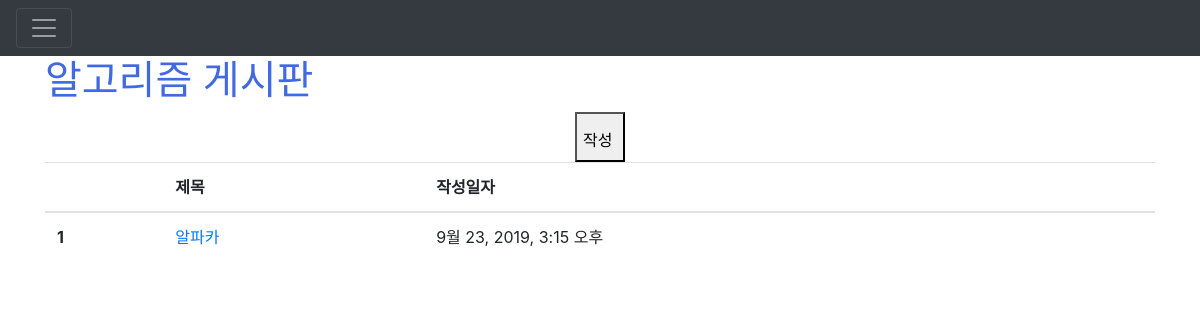
The page /articles/ on the database as committed earlier.
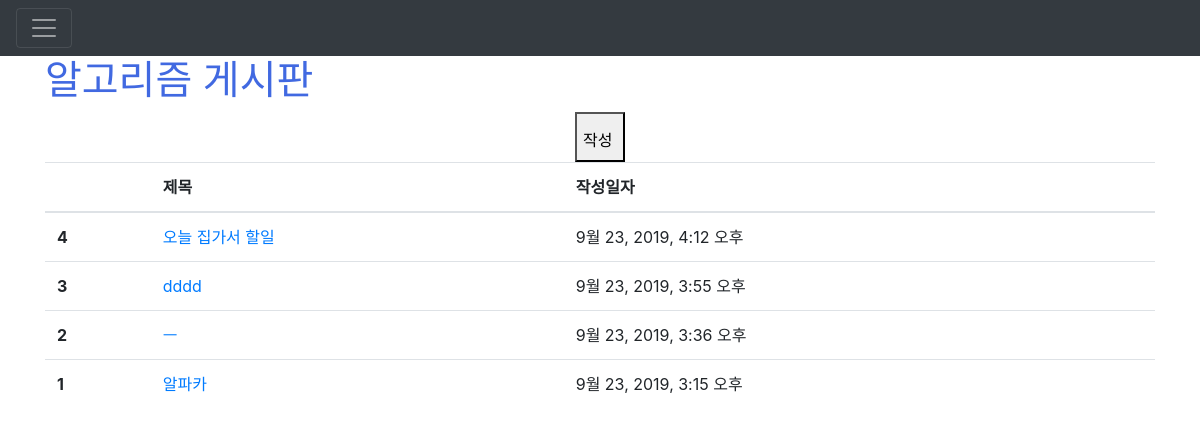
The same page on the database as committed later.
### articles/models.py (models this page shows, shortened)
class Article(models.Model):
    title = models.CharField(max_length=10)
    content = models.TextField()
    image = models.ImageField(blank=True)
    image_thumbnail = ImageSpecField(
        processors=[ResizeToFill(300,300)],
        format='JPEG',
        options={'quality':80}
    )
    created_at = models.DateTimeField(auto_now_add=True)
    updated_at = models.DateTimeField(auto_now=True)

### articles/views.py (the view)
# urls.py: path('',views.index, name='index'),
def index(request):
    articles = Article.objects.order_by('-id')
    context = {
        'articles' : articles
    }
    return render(request, 'articles/index.html',context)

### articles/templates/articles/index.html (shortened to what this page needs)
{% extends 'articles/base.html' %}
{% load static %}
{% block css %}
<link rel="stylesheet" href="{% static 'articles/style.css' %}">
{% endblock %}
{% block body %}
<div>
  <div>
    <h1 class='title'>알고리즘 게시판</h1>
  </div>
  <a href=" {% url 'articles:create' %}">
    <button class="go_new">작성</button>
  </a>
</div>
<table class="table">
  <thead>
    <tr>
      <th scope="col"></th>
      <th scope="col">제목</th>
      <th scope="col">작성일자</th>
    </tr>
  </thead>
  <tbody>
    {% for article in articles %}
    <tr>
      <th scope="row">{{ article.id }}</th>
      <td>
        <a href="{% url 'articles:detail' article.pk %}">
          {{ article.title }}</td>
      <td>{{ article.created_at}}</td>
    </tr>
    {% endfor %}
  </tbody>
</table>
{% endblock %}

Rows that differ between the two databases and show on the page:
added Article: id "4", title "오늘 집가서 할일", created_at "9월 23, 2019, 4:12 오후"
added Article: id "3", title "dddd", created_at "9월 23, 2019, 3:55 오후"
added Article: id "2", title "ㅡ", created_at "9월 23, 2019, 3:36 오후"
